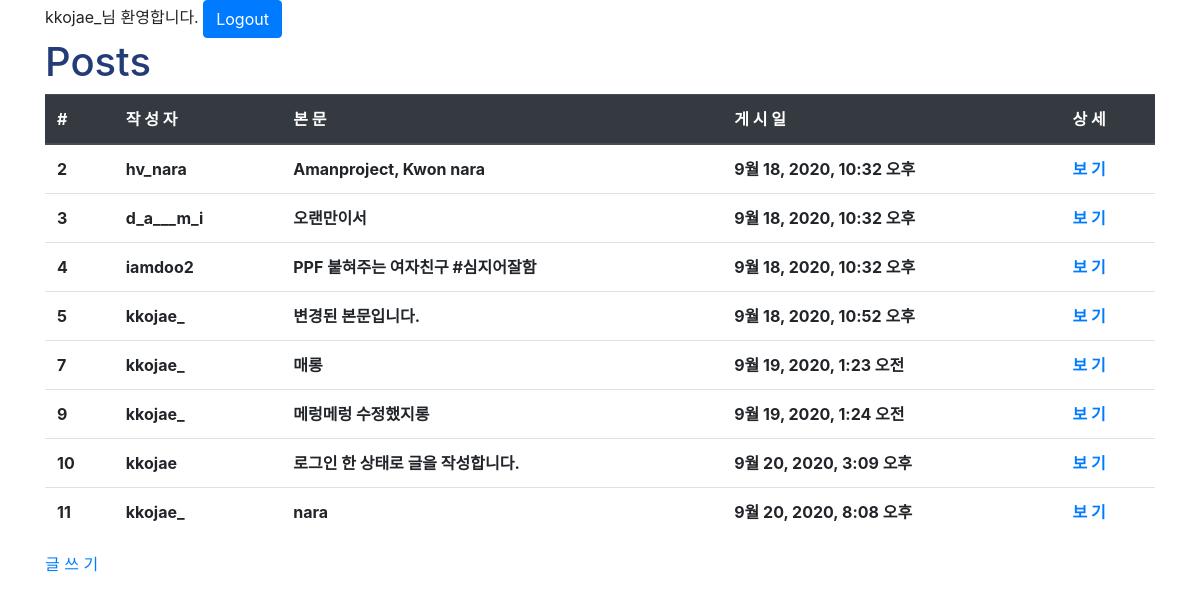
Screenshot of /posts/ (signed in) with the database file from the repository.
### posts/models.py (models this page shows, shortened)
class Post(models.Model):
    user = models.ForeignKey(User, on_delete=models.CASCADE, null=False)
    body = models.TextField()
    image = models.ImageField(upload_to="posts", null=True)
    created_at = models.DateTimeField()
    liked_users = models.ManyToManyField(User, related_name="liked_posts")

### posts/views.py (the view)
# urls.py: path('', views.index, name='index'),
def index(request):
    posts = Post.objects.all()
    context = {
        "posts":posts
    }
    return render(request, 'posts/index.html', context)

### posts/templates/posts/index.html
{% extends "base.html" %}
{% load static %}
{% block style %}
    <link rel="stylesheet" href="{% static 'posts/style.css' %}" type="text/css" />
{% endblock %}
{% block content %}
<div class="container">
    <h1>Posts</h1>
    {% if posts %}
        <table class="table">
            <thead class="thead-dark">
                <tr>
                    <th>#</th>
                    <th>작 성 자</th>
                    <th>본 문</th>
                    <th>게 시 일</th>
                    <th>상 세</th>
                </tr>
            </thead>
            <tbody>
                {% for post in posts %}
                    <tr>
                        <th>{{ post.pk }}</th>
                        <th>{{ post.user.get_username }}</th>
                        <th>{{ post.body }}</th>
                        <th>{{ post.created_at }}</th>
                        <th><a href="{% url 'posts:detail' post.pk %}">보 기</a></th>
                    </tr>
                {% endfor %}
            </tbody>
        </table>
    {% else %}
        <p>No Posts.</p>
    {% endif %}
    <a href="{% url 'posts:new' %}">글 쓰 기</a>
</div>
{% endblock %}

### templates/base.html (shortened to what this page needs)
{% load static %}
<!doctype html>
<html lang="en">
<head>
    <link rel="stylesheet" href="{% static 'style.css' %}" type="text/css" />
    <link rel="stylesheet" href="https://stackpath.bootstrapcdn.com/bootstrap/4.5.2/css/bootstrap.min.css">
    {% block style %}
    {% endblock %}
</head>
<body>
    {% if user.is_authenticated %}
        <div class="container">
            <form action="{% url 'accounts:logout' %}" method="POST">
                {{ user.get_username }}님 환영합니다.
                <button type="submit" class="btn btn-primary">Logout</button>
            </form>
        </div>
    {% endif %}
    {% block content %}
    {% endblock %}
</body>
</html>

### static/style.css (style rules this page uses)
* { margin: 0px; padding: 0px; box-sizing: border-box; }

### posts/static/posts/style.css (style rules this page uses)
h1 { color: #233c78; }

### rows the page displays
Post: pk "2", user.get_username "hv_nara", body "Amanproject, Kwon nara", created_at "9월 18, 2020, 10:32 오후"
Post: pk "3", user.get_username "d_a___m_i", body "오랜만이서", created_at "9월 18, 2020, 10:32 오후"
Post: pk "4", user.get_username "iamdoo2", body "PPF 붙혀주는 여자친구 #심지어잘함", created_at "9월 18, 2020, 10:32 오후"
Post: pk "5", user.get_username "kkojae_", body "변경된 본문입니다.", created_at "9월 18, 2020, 10:52 오후"
Post: pk "7", user.get_username "kkojae_", body "매롱", created_at "9월 19, 2020, 1:23 오전"
Post: pk "9", user.get_username "kkojae_", body "메렁메렁 수정했지롱", created_at "9월 19, 2020, 1:24 오전"
Post: pk "10", user.get_username "kkojae", body "로그인 한 상태로 글을 작성합니다.", created_at "9월 20, 2020, 3:09 오후"
Post: pk "11", user.get_username "kkojae_", body "nara", created_at "9월 20, 2020, 8:08 오후"

### other values shown
{{ user.get_username }} "kkojae_"
